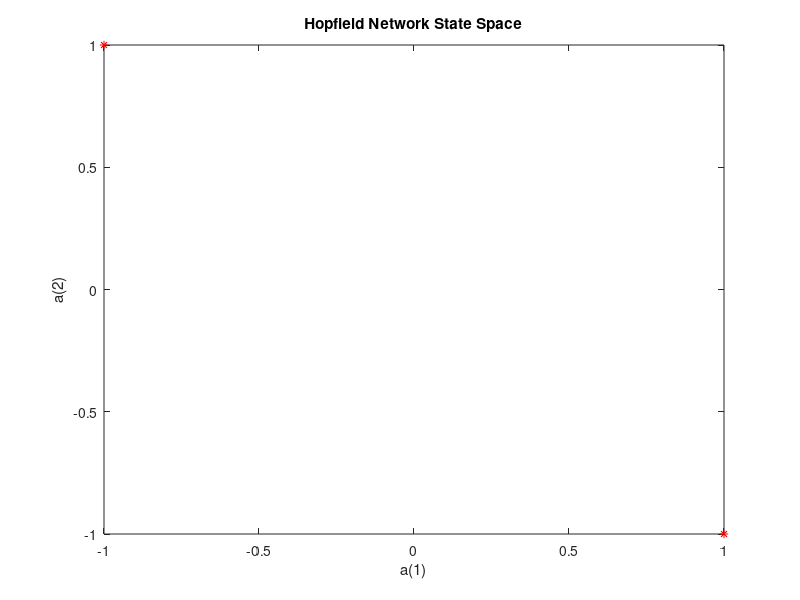

Write the MATLAB code that produced this figure. (Note: this script raises an error after producing the figure.)
% 1. Set two arbitrary equilibrium points
T = [+1 -1; ...
      -1 +1];
% ... and plot them using red stars
plot(T(1,:),T(2,:),'r*')
title('Hopfield Network State Space')
xlabel('a(1)');
ylabel('a(2)');

% 2. Generate a hopfield network using the training points T
net = newhop(T);

% 3. 
hold on;
for i=1:25
    a = {rands(2,1)}; % generate a random 2x1 cell array
    y = net({20},{},a);

    start = cell2mat(a); % the random point
    record = [start cell2mat(y)]; % generated solution from the nearest equilibrium point 
                                  % to the random point

    plot(start(1,1),start(2,1), 'kx'); %plot the point as x
    plot(record(1,:),record(2,:)); % plot the solution line
end
hold off